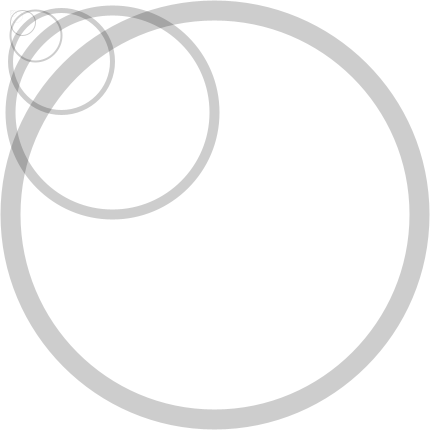
Frame 1 (no input)
Frame 60 (the mouse pressed at the canvas centre just before this capture): identical to frame 1, image omitted
Frame 120 (the mouse held since frame 60 and released just before this capture): identical to frame 1, image omitted

The Processing sketch that drew this single still picture (run headless with seeded random() and noise(); from frame 60 on, the mouse is pressed at the canvas centre):

// Processing sketch: progression
// ── progression.pde
void setup(){
size(430,430);
  noFill();

  ellipseMode(CORNER);
}


void draw(){
    background(255);


  for(int i =1; i<2200;i=i*2){
        strokeWeight(i/100);
        stroke(0,50);
   ellipse(10,10,i/5,i/5); 
  }
  
  
  
}
